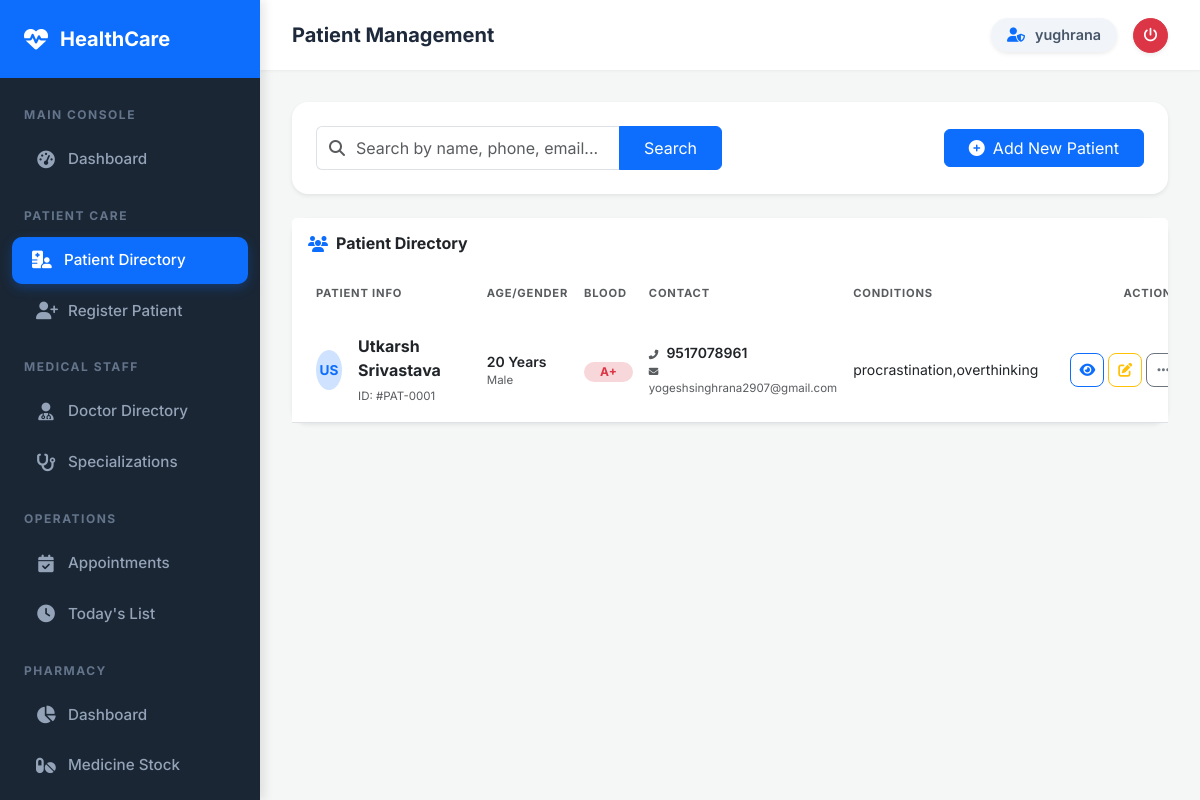
Screenshot of /patients/ (signed in) with the database file from the repository.
### patients/models.py (models this page shows, shortened)
class Patient(models.Model):
    BLOOD_GROUP_CHOICES = [
        ('A+', 'A+'), ('A-', 'A-'), ('B+', 'B+'), ('B-', 'B-'),
        ('O+', 'O+'), ('O-', 'O-'), ('AB+', 'AB+'), ('AB-', 'AB-'),
    ]
    GENDER_CHOICES = [('M', 'Male'), ('F', 'Female'), ('O', 'Other')]
    user = models.OneToOneField(User, on_delete=models.SET_NULL, null=True, blank=True)
    first_name = models.CharField(max_length=100)
    last_name = models.CharField(max_length=100)
    date_of_birth = models.DateField()
    gender = models.CharField(max_length=1, choices=GENDER_CHOICES)
    blood_group = models.CharField(max_length=3, choices=BLOOD_GROUP_CHOICES, blank=True)
    phone = models.CharField(max_length=15)
    email = models.EmailField(blank=True)
    address = models.TextField()
    emergency_contact_name = models.CharField(max_length=100, blank=True)
    emergency_contact_phone = models.CharField(max_length=15, blank=True)
    allergies = models.TextField(blank=True, help_text="List known allergies")
    chronic_conditions = models.TextField(blank=True)
    insurance_provider = models.CharField(max_length=100, blank=True)
    insurance_id = models.CharField(max_length=50, blank=True)
    created_at = models.DateTimeField(auto_now_add=True)
    updated_at = models.DateTimeField(auto_now=True)
    def get_full_name(self):
        return f"{self.first_name} {self.last_name}"
    @property
    def age(self):
        from datetime import date
        today = date.today()
        return today.year - self.date_of_birth.year - (
            (today.month, today.day) < (self.date_of_birth.month, self.date_of_birth.day)
        )

### patients/views.py (the view, shortened to what this page needs)
# urls.py: path('', views.patient_list, name='patient_list'),
@login_required
def patient_list(request):
    query = request.GET.get('q', '')
    patients = Patient.objects.all().order_by('-created_at')
    return render(request, 'patients/patient_list.html', {'patients': patients, 'query': query})

### templates/patients/patient_list.html (shortened to what this page needs)
{% extends 'base/base.html' %}
{% block page_title %}Patient Management{% endblock %}
{% block content %}
<div class="row mb-4">
    <div class="col-12">
        <div class="card shadow-sm border-0">
            <div class="card-body p-4">
                <div class="row align-items-center g-3">
                    <div class="col-md-6">
                        <form method="get" class="d-flex">
                            <div class="input-group">
                                <span class="input-group-text bg-white border-end-0 text-muted">
                                    <i class="fas fa-search"></i>
                                </span>
                                <input type="text" name="q" class="form-control border-start-0 ps-0" placeholder="Search by name, phone, email..." value="{{ query }}">
                                <button class="btn btn-primary px-4" type="submit">Search</button>
                            </div>
                        </form>
                    </div>
                    <div class="col-md-6 text-md-end">
                        <a href="{% url 'patient_create' %}" class="btn btn-primary px-4">
                            <i class="fas fa-plus-circle me-2"></i>Add New Patient
                        </a>
                    </div>
                </div>
            </div>
        </div>
    </div>
</div>
<div class="card shadow-sm border-0">
    <div class="card-header bg-white py-3 border-0 d-flex align-items-center">
        <i class="fas fa-users text-primary me-2"></i>
        <h6 class="mb-0 fw-bold">Patient Directory</h6>
    </div>
    <div class="card-body p-0">
        <div class="table-responsive">
            <table class="table table-hover align-middle mb-0">
                <thead class="bg-light">
                    <tr>
                        <th class="px-4 py-3 small text-uppercase fw-bold text-muted border-0">Patient Info</th>
                        <th class="py-3 small text-uppercase fw-bold text-muted border-0">Age/Gender</th>
                        <th class="py-3 small text-uppercase fw-bold text-muted border-0">Blood</th>
                        <th class="py-3 small text-uppercase fw-bold text-muted border-0">Contact</th>
                        <th class="py-3 small text-uppercase fw-bold text-muted border-0">Conditions</th>
                        <th class="px-4 py-3 small text-uppercase fw-bold text-muted border-0 text-end">Actions</th>
                    </tr>
                </thead>
                <tbody class="border-top-0">
                    {% for patient in patients %}
                    <tr>
                        <td class="px-4 py-3">
                            <div class="d-flex align-items-center">
                                <div class="avatar-small me-3 bg-primary-subtle text-primary rounded-circle d-flex align-items-center justify-content-center fw-bold">
                                    {{ patient.first_name|first }}{{ patient.last_name|first }}
                                </div>
                                <div>
                                    <a href="{% url 'patient_detail' patient.pk %}" class="text-decoration-none fw-bold text-dark d-block">
                                        {{ patient.get_full_name }}
                                    </a>
                                    <span class="text-muted extra-small">ID: #PAT-{{ patient.id|stringformat:"04d" }}</span>
                                </div>
                            </div>
                        </td>
                        <td>
                            <div class="fw-semibold text-dark small">{{ patient.age }} Years</div>
                            <div class="text-muted extra-small">{{ patient.get_gender_display }}</div>
                        </td>
                        <td>
                            {% if patient.blood_group %}
                                <span class="badge bg-danger-subtle text-danger rounded-pill px-3">{{ patient.blood_group }}</span>
                            {% else %}
                                <span class="text-muted">--</span>
                            {% endif %}
                        </td>
                        <td>
                            <div class="small fw-semibold text-dark"><i class="fas fa-phone-alt me-2 text-muted x-small"></i>{{ patient.phone }}</div>
                            {% if patient.email %}
                            <div class="extra-small text-muted"><i class="fas fa-envelope me-2 x-small"></i>{{ patient.email }}</div>
                            {% endif %}
                        </td>
                        <td>
                            <div class="text-truncate max-w-200 small">
                                {{ patient.chronic_conditions|default:"<span class='text-muted'>- None -</span>"|safe }}
                            </div>
                        </td>
                        <td class="px-4 py-3 text-end">
                            <div class="d-flex justify-content-end gap-1">
                                <a href="{% url 'patient_detail' patient.pk %}" class="btn btn-sm btn-outline-primary action-btn" data-bs-toggle="tooltip" title="View Profile">
                                    <i class="fas fa-eye"></i>
                                </a>
                                <a href="{% url 'patient_update' patient.pk %}" class="btn btn-sm btn-outline-warning action-btn" data-bs-toggle="tooltip" title="Edit Info">
                                    <i class="fas fa-edit"></i>
                                </a>
                                <div class="dropdown">
                                    <button class="btn btn-sm btn-outline-secondary action-btn" type="button" data-bs-toggle="dropdown" aria-expanded="false">
                                        <i class="fas fa-ellipsis-h"></i>
                                    </button>
                                </div>
                            </div>
                        </td>
                    </tr>
                    {% endfor %}
                </tbody>
            </table>
        </div>
    </div>
</div>
{% endblock %}

### templates/base/base.html (shortened to what this page needs)
{% load static %}
<!doctype html>
<html lang="en">
  <head>
    <link href="https://cdn.jsdelivr.net/npm/bootstrap@5.3.0/dist/css/bootstrap.min.css" rel="stylesheet" />
    <link href="https://cdnjs.cloudflare.com/ajax/libs/font-awesome/6.4.0/css/all.min.css" rel="stylesheet" />
    <link rel="stylesheet" href="{% static 'css/custom.css' %}" />
  </head>
  <body>
    {% if user.is_authenticated %}
    <div class="sidebar" id="sidebar">
      <div class="sidebar-brand">
        <i class="fas fa-heartbeat"></i>
        <span>HealthCare</span>
      </div>
      <nav class="mt-2 pb-5">
        <div class="nav-section">Main Console</div>
        <a href="{% url 'dashboard' %}" class="nav-link {% if request.resolver_match.url_name == 'dashboard' %}active{% endif %}">
          <i class="fas fa-tachometer-alt"></i> Dashboard
        </a>
        <div class="nav-section">Patient Care</div>
        <a href="{% url 'patient_list' %}" class="nav-link {% if request.resolver_match.url_name == 'patient_list' %}active{% endif %}">
          <i class="fas fa-hospital-user"></i> Patient Directory
        </a>
        <a href="{% url 'patient_create' %}" class="nav-link {% if request.resolver_match.url_name == 'patient_create' %}active{% endif %}">
          <i class="fas fa-user-plus"></i> Register Patient
        </a>
        <div class="nav-section">Medical Staff</div>
        <a href="{% url 'doctor_list' %}" class="nav-link {% if request.resolver_match.url_name == 'doctor_list' %}active{% endif %}">
          <i class="fas fa-user-md"></i> Doctor Directory
        </a>
        <a href="{% url 'specialization_list' %}" class="nav-link {% if 'specialization' in request.resolver_match.url_name %}active{% endif %}">
          <i class="fas fa-stethoscope"></i> Specializations
        </a>
        <div class="nav-section">Operations</div>
        <a href="{% url 'appointment_list' %}" class="nav-link {% if request.resolver_match.url_name == 'appointment_list' %}active{% endif %}">
          <i class="fas fa-calendar-check"></i> Appointments
        </a>
        <a href="{% url 'today_appointments' %}" class="nav-link {% if request.resolver_match.url_name == 'today_appointments' %}active{% endif %}">
          <i class="fas fa-clock"></i> Today's List
        </a>
        <div class="nav-section">Pharmacy</div>
        <a href="{% url 'pharmacy_dashboard' %}" class="nav-link {% if request.resolver_match.url_name == 'pharmacy_dashboard' %}active{% endif %}">
          <i class="fas fa-chart-pie"></i> Dashboard
        </a>
        <a href="{% url 'medicine_list' %}" class="nav-link {% if request.resolver_match.url_name == 'medicine_list' %}active{% endif %}">
          <i class="fas fa-pills"></i> Medicine Stock
        </a>
        <a href="{% url 'dispense_medicine' %}" class="nav-link {% if request.resolver_match.url_name == 'dispense_medicine' %}active{% endif %}">
        </a>
      </nav>
    </div>
    <div class="main-content">
      <div class="topbar">
        <div class="d-flex align-items-center">
            <span class="topbar-title">{% block page_title %}HealthCare Portal{% endblock %}</span>
        </div>
        <div class="d-flex align-items-center gap-3">
          <div class="user-badge shadow-sm">
            <i class="fas fa-user-shield"></i>
            <span>{{ user.get_full_name|default:user.username }}</span>
          </div>
          <a href="{% url 'logout' %}" class="btn btn-sm btn-danger rounded-circle p-2 shadow-sm" style="width: 35px; height: 35px; display: flex; align-items: center; justify-content: center;">
            <i class="fas fa-power-off"></i>
          </a>
        </div>
      </div>
      <div class="page-content">
        {% block content %}{% endblock %}
      </div>
    </div>
    {% else %}
        {% block public_content %}{% endblock %}
    {% endif %}
  </body>
</html>

### static/css/custom.css (style rules this page uses)
body { font-family: 'Segoe UI', Tahoma, Geneva, Verdana, sans-serif; }
.form-control, .form-select { border-radius: 8px; border: 1px solid #dee2e6; padding: 9px 13px; transition: border-color 0.2s, box-shadow 0.2s; }
.sidebar .nav-link.active { border-left: 3px solid #0d6efd; padding-left: 17px; }

### templates/base/base.html (style rules this page uses)
:root { --primary-color: #0d6efd; --sidebar-bg: #1a2634; --sidebar-width: 260px; --topbar-height: 70px; }
body { background: #f4f7f6; font-family: 'Inter', system-ui, -apple-system, sans-serif; color: #334155; overflow-x: hidden; }
.sidebar { position: fixed; top: 0; left: 0; height: 100vh; width: var(--sidebar-width); background: var(--sidebar-bg); z-index: 1050; overflow-y: auto; transition: all 0.3s cubic-bezier(0.4, 0, 0.2, 1); box-shadow: 4px 0 10px rgba(0,0,0,0.1); }
.sidebar-brand { padding: 24px; background: var(--primary-color); color: white; font-size: 1.25rem; font-weight: 700; display: flex; align-items: center; gap: 12px; }
.sidebar-brand i { font-size: 1.5rem; }
.nav-section { padding: 20px 24px 8px; font-size: 0.75rem; color: #64748b; text-transform: uppercase; letter-spacing: 1.5px; font-weight: 700; }
.sidebar .nav-link { color: #94a3b8; padding: 12px 24px; margin: 4px 12px; border-radius: 10px; display: flex; align-items: center; gap: 12px; font-size: 0.95rem; font-weight: 500; transition: all 0.2s ease; text-decoration: none; }
.sidebar .nav-link.active { background: var(--primary-color); color: #fff; box-shadow: 0 4px 12px rgba(13, 110, 253, 0.3); }
.sidebar .nav-link i { width: 20px; text-align: center; font-size: 1.1rem; }
.main-content { margin-left: var(--sidebar-width); min-height: 100vh; transition: all 0.3s; overflow-x: hidden; }
.topbar { background: #fff; height: var(--topbar-height); padding: 0 32px; box-shadow: 0 1px 3px rgba(0, 0, 0, 0.05); display: flex; justify-content: space-between; align-items: center; position: sticky; top: 0; z-index: 1000; }
.topbar-title { font-weight: 700; color: #1e293b; font-size: 1.25rem; }
.page-content { padding: 32px; }
.card { border: none; border-radius: 16px; box-shadow: 0 4px 20px rgba(0, 0, 0, 0.05); transition: transform 0.2s; }
.user-badge { background: #f1f5f9; padding: 6px 16px; border-radius: 50px; display: flex; align-items: center; gap: 10px; font-weight: 600; color: #475569; font-size: 0.9rem; }
.user-badge i { color: var(--primary-color); }

### templates/patients/patient_list.html (style rules this page uses)
.avatar-small { width: 40px; height: 40px; font-size: 0.85rem; }
.extra-small { font-size: 0.72rem; }
.x-small { font-size: 0.6rem; }
.max-w-200 { max-width: 200px; }
.table th { font-size: 0.7rem !important; letter-spacing: 0.05rem; }
.action-btn { width: 34px; height: 34px; display: inline-flex; align-items: center; justify-content: center; border-radius: 8px; transition: all 0.2s; }
.table-responsive { overflow-x: auto; -webkit-overflow-scrolling: touch; }

### rows the page displays
Patient: first_name|first "U", last_name|first "S", get_full_name "Utkarsh Srivastava", id "0001", age "20", gender "Male", blood_group "A+", phone "9517078961", email "yogeshsinghrana2907@gmail.com", chronic_conditions "procrastination,overthinking"

### other values shown
{{ user.get_full_name|default:user.username }} "yughrana"
